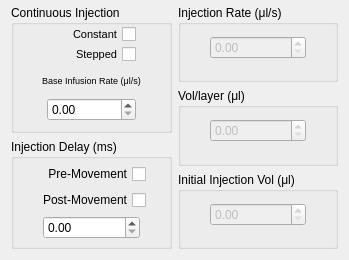
     <widget class="QWidget" name="InjectionControl">
      <property name="geometry">
       <rect>
        <x>0</x>
        <y>0</y>
        <width>349</width>
        <height>260</height>
       </rect>
      </property>
      <attribute name="label">
       <string>                       Injection Control</string>
      </attribute>
      <layout class="QGridLayout" name="gridLayout_10" columnstretch="1,1">
       <property name="topMargin">
        <number>5</number>
       </property>
       <property name="rightMargin">
        <number>11</number>
       </property>
       <item row="0" column="0">
        <layout class="QGridLayout" name="gridLayout_4" rowstretch="7,6">
         <item row="0" column="0">
          <widget class="QGroupBox" name="ContInjectionBox">
           <property name="title">
            <string>Continuous Injection</string>
           </property>
           <layout class="QGridLayout" name="gridLayout_14" columnstretch="1,4,1">
            <property name="leftMargin">
             <number>5</number>
            </property>
            <property name="topMargin">
             <number>0</number>
            </property>
            <property name="rightMargin">
             <number>5</number>
            </property>
            <property name="verticalSpacing">
             <number>1</number>
            </property>
            <item row="6" column="1">
             <widget class="QDoubleSpinBox" name="BaseInfusionParam">
              <property name="sizePolicy">
               <sizepolicy hsizetype="Minimum" vsizetype="Fixed">
                <horstretch>0</horstretch>
                <verstretch>0</verstretch>
               </sizepolicy>
              </property>
             </widget>
            </item>
            <item row="0" column="1">
             <widget class="QCheckBox" name="ContinuousInjection">
              <property name="enabled">
               <bool>true</bool>
              </property>
              <property name="font">
               <font>
                <family>MS Shell Dlg 2</family>
                <pointsize>8</pointsize>
                <italic>false</italic>
                <bold>false</bold>
               </font>
              </property>
              <property name="layoutDirection">
               <enum>Qt::RightToLeft</enum>
              </property>
              <property name="styleSheet">
               <string notr="true">font: 8pt &quot;MS Shell Dlg 2&quot;;</string>
              </property>
              <property name="text">
               <string>Constant</string>
              </property>
             </widget>
            </item>
            <item row="3" column="0" colspan="3">
             <widget class="QLabel" name="BaseInfusionRateTitle">
              <property name="font">
               <font>
                <pointsize>6</pointsize>
               </font>
              </property>
              <property name="text">
               <string>&lt;html&gt;&lt;head/&gt;&lt;body&gt;&lt;p align=&quot;center&quot;&gt;&lt;span style=&quot; font-size:7pt;&quot;&gt;Base Infusion Rate (μl/s)&lt;/span&gt;&lt;/p&gt;&lt;/body&gt;&lt;/html&gt;</string>
              </property>
             </widget>
            </item>
            <item row="6" column="2">
             <spacer name="horizontalSpacer">
              <property name="orientation">
               <enum>Qt::Horizontal</enum>
              </property>
              <property name="sizeHint" stdset="0">
               <size>
                <width>40</width>
                <height>20</height>
               </size>
              </property>
             </spacer>
            </item>
            <item row="6" column="0">
             <spacer name="horizontalSpacer_2">
              <property name="orientation">
               <enum>Qt::Horizontal</enum>
              </property>
              <property name="sizeHint" stdset="0">
               <size>
                <width>40</width>
                <height>20</height>
               </size>
              </property>
             </spacer>
            </item>
            <item row="1" column="1">
             <widget class="QCheckBox" name="SteppedContInjection">
              <property name="enabled">
               <bool>true</bool>
              </property>
              <property name="font">
               <font>
                <family>MS Shell Dlg 2</family>
                <pointsize>8</pointsize>
                <italic>false</italic>
                <bold>false</bold>
               </font>
              </property>
              <property name="layoutDirection">
               <enum>Qt::RightToLeft</enum>
              </property>
              <property name="styleSheet">
               <string notr="true">font: 8pt &quot;MS Shell Dlg 2&quot;;</string>
              </property>
              <property name="text">
               <string>Stepped</string>
              </property>
             </widget>
            </item>
           </layout>
          </widget>
         </item>
         <item row="1" column="0">
          <widget class="QGroupBox" name="InjectionDelayBox">
           <property name="title">
            <string>Injection Delay (ms)</string>
           </property>
           <layout class="QGridLayout" name="gridLayout_16" rowstretch="3,0,0" columnstretch="0,0,0">
            <property name="leftMargin">
             <number>5</number>
            </property>
            <property name="topMargin">
             <number>0</number>
            </property>
            <property name="rightMargin">
             <number>5</number>
            </property>
            <property name="bottomMargin">
             <number>0</number>
            </property>
            <property name="verticalSpacing">
             <number>1</number>
            </property>
            <item row="0" column="2">
             <spacer name="horizontalSpacer_5">
              <property name="orientation">
               <enum>Qt::Horizontal</enum>
              </property>
              <property name="sizeHint" stdset="0">
               <size>
                <width>40</width>
                <height>20</height>
               </size>
              </property>
             </spacer>
            </item>
            <item row="1" column="1">
             <widget class="QCheckBox" name="PostMovementCheckbox">
              <property name="layoutDirection">
               <enum>Qt::RightToLeft</enum>
              </property>
              <property name="text">
               <string>Post-Movement</string>
              </property>
             </widget>
            </item>
            <item row="0" column="1">
             <widget class="QCheckBox" name="PreMovementCheckbox">
              <property name="layoutDirection">
               <enum>Qt::RightToLeft</enum>
              </property>
              <property name="text">
               <string>Pre-Movement</string>
              </property>
             </widget>
            </item>
            <item row="0" column="0">
             <spacer name="horizontalSpacer_6">
              <property name="orientation">
               <enum>Qt::Horizontal</enum>
              </property>
              <property name="sizeHint" stdset="0">
               <size>
                <width>40</width>
                <height>20</height>
               </size>
              </property>
             </spacer>
            </item>
            <item row="2" column="0" colspan="3">
             <layout class="QHBoxLayout" name="horizontalLayout" stretch="1,4,1">
              <item>
               <spacer name="horizontalSpacer_4">
                <property name="orientation">
                 <enum>Qt::Horizontal</enum>
                </property>
                <property name="sizeHint" stdset="0">
                 <size>
                  <width>40</width>
                  <height>20</height>
                 </size>
                </property>
               </spacer>
              </item>
              <item>
               <widget class="QDoubleSpinBox" name="InjectionDelayParam">
                <property name="sizePolicy">
                 <sizepolicy hsizetype="Minimum" vsizetype="Fixed">
                  <horstretch>0</horstretch>
                  <verstretch>0</verstretch>
                 </sizepolicy>
                </property>
                <property name="maximum">
                 <double>9999.000000000000000</double>
                </property>
               </widget>
              </item>
              <item>
               <spacer name="horizontalSpacer_3">
                <property name="orientation">
                 <enum>Qt::Horizontal</enum>
                </property>
                <property name="sizeHint" stdset="0">
                 <size>
                  <width>40</width>
                  <height>20</height>
                 </size>
                </property>
               </spacer>
              </item>
             </layout>
            </item>
           </layout>
          </widget>
         </item>
        </layout>
       </item>
       <item row="0" column="1">
        <layout class="QGridLayout" name="gridLayout_5">
         <item row="1" column="0">
          <widget class="QGroupBox" name="VolPerLayerBox">
           <property name="title">
            <string>Vol/layer (μl)</string>
           </property>
           <layout class="QGridLayout" name="gridLayout_18" columnstretch="1,4,1">
            <property name="leftMargin">
             <number>5</number>
            </property>
            <property name="topMargin">
             <number>0</number>
            </property>
            <property name="rightMargin">
             <number>5</number>
            </property>
            <item row="0" column="0">
             <spacer name="horizontalSpacer_9">
              <property name="orientation">
               <enum>Qt::Horizontal</enum>
              </property>
              <property name="sizeHint" stdset="0">
               <size>
                <width>19</width>
                <height>17</height>
               </size>
              </property>
             </spacer>
            </item>
            <item row="0" column="1">
             <widget class="QDoubleSpinBox" name="VolPerLayerParam">
              <property name="enabled">
               <bool>false</bool>
              </property>
              <property name="sizePolicy">
               <sizepolicy hsizetype="Preferred" vsizetype="Fixed">
                <horstretch>0</horstretch>
                <verstretch>0</verstretch>
               </sizepolicy>
              </property>
             </widget>
            </item>
            <item row="0" column="2">
             <spacer name="horizontalSpacer_10">
              <property name="orientation">
               <enum>Qt::Horizontal</enum>
              </property>
              <property name="sizeHint" stdset="0">
               <size>
                <width>40</width>
                <height>20</height>
               </size>
              </property>
             </spacer>
            </item>
           </layout>
          </widget>
         </item>
         <item row="2" column="0">
          <widget class="QGroupBox" name="InitialVolumeBox">
           <property name="title">
            <string>Initial Injection Vol (μl)</string>
           </property>
           <layout class="QGridLayout" name="gridLayout_17" columnstretch="1,4,1">
            <property name="leftMargin">
             <number>5</number>
            </property>
            <property name="topMargin">
             <number>0</number>
            </property>
            <property name="rightMargin">
             <number>5</number>
            </property>
            <item row="0" column="0">
             <spacer name="horizontalSpacer_7">
              <property name="orientation">
               <enum>Qt::Horizontal</enum>
              </property>
              <property name="sizeHint" stdset="0">
               <size>
                <width>40</width>
                <height>20</height>
               </size>
              </property>
             </spacer>
            </item>
            <item row="0" column="1">
             <widget class="QDoubleSpinBox" name="InitialVolumeParam">
              <property name="enabled">
               <bool>false</bool>
              </property>
              <property name="sizePolicy">
               <sizepolicy hsizetype="Preferred" vsizetype="Fixed">
                <horstretch>0</horstretch>
                <verstretch>0</verstretch>
               </sizepolicy>
              </property>
             </widget>
            </item>
            <item row="0" column="2">
             <spacer name="horizontalSpacer_8">
              <property name="orientation">
               <enum>Qt::Horizontal</enum>
              </property>
              <property name="sizeHint" stdset="0">
               <size>
                <width>40</width>
                <height>20</height>
               </size>
              </property>
             </spacer>
            </item>
           </layout>
          </widget>
         </item>
         <item row="0" column="0">
          <widget class="QGroupBox" name="InjectionRateBox">
           <property name="enabled">
            <bool>true</bool>
           </property>
           <property name="title">
            <string>Injection Rate (μl/s)</string>
           </property>
           <layout class="QGridLayout" name="gridLayout_19" columnstretch="1,4,1">
            <property name="leftMargin">
             <number>5</number>
            </property>
            <property name="topMargin">
             <number>0</number>
            </property>
            <property name="rightMargin">
             <number>5</number>
            </property>
            <item row="0" column="0">
             <spacer name="horizontalSpacer_11">
              <property name="orientation">
               <enum>Qt::Horizontal</enum>
              </property>
              <property name="sizeHint" stdset="0">
               <size>
                <width>19</width>
                <height>17</height>
               </size>
              </property>
             </spacer>
            </item>
            <item row="0" column="1">
             <widget class="QDoubleSpinBox" name="InjectionRateParam">
              <property name="enabled">
               <bool>false</bool>
              </property>
              <property name="sizePolicy">
               <sizepolicy hsizetype="Minimum" vsizetype="Fixed">
                <horstretch>0</horstretch>
                <verstretch>0</verstretch>
               </sizepolicy>
              </property>
             </widget>
            </item>
            <item row="0" column="2">
             <spacer name="horizontalSpacer_12">
              <property name="orientation">
               <enum>Qt::Horizontal</enum>
              </property>
              <property name="sizeHint" stdset="0">
               <size>
                <width>19</width>
                <height>17</height>
               </size>
              </property>
             </spacer>
            </item>
           </layout>
          </widget>
         </item>
        </layout>
       </item>
      </layout>
     </widget>
